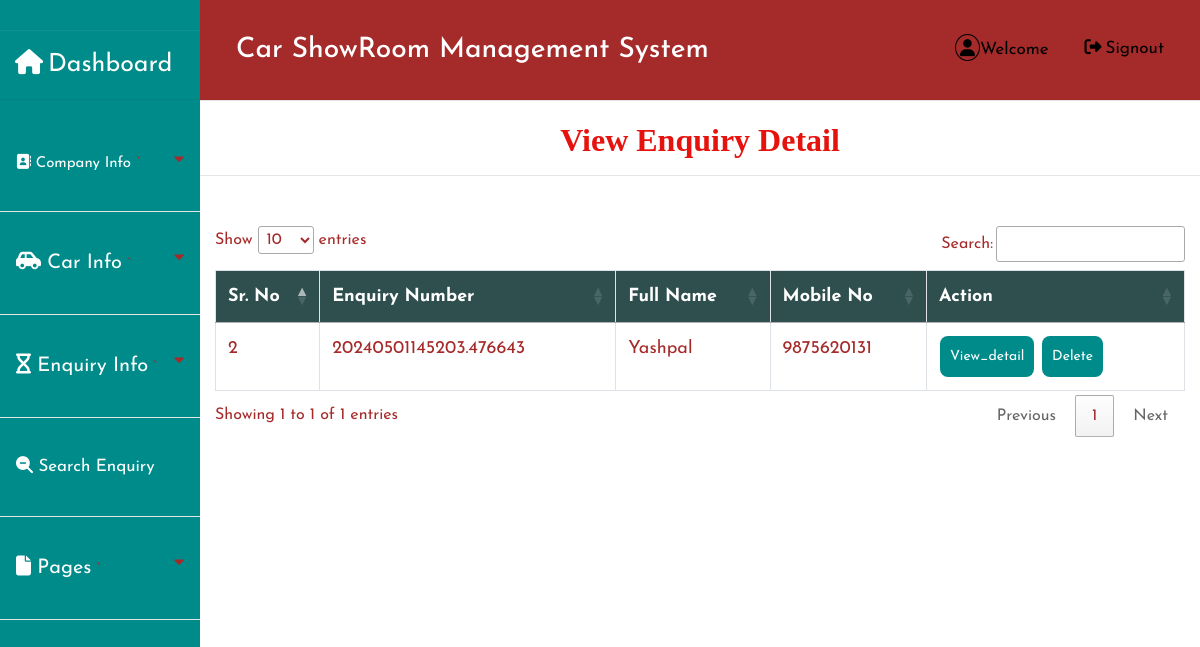
Page /view_enquery/ on the committed database.
### car/models.py (models this page shows, shortened)
class Customer(models.Model):
    Name=models.ForeignKey(Add_Car,on_delete=models.CASCADE, null=True)
    user=models.ForeignKey(User,on_delete=models.CASCADE, null=True)
    msg=models.CharField(max_length=100,null=True)
    contact=models.CharField(max_length=100,null=True)
    enquery=models.CharField(max_length=100,null=True)
    enquery_date=models.CharField(max_length=100,null=True)
    status=models.CharField(max_length=100,null=True)
    remark=models.CharField(max_length=100,null=True)
    remark_date=models.CharField(max_length=100,null=True)

### car/views.py (the view)
# urls.py: path('view_enquery/',view_enquery,name='view_enquery'),
def view_enquery(request):
    data=Customer.objects.all()
    d={'data':data}
    return render(request,'view_enquery.html',d)

### car/templates/view_enquery.html (shortened to what this page needs)
{% extends 'admin_nav.html' %}
{% block body %}
<center><h2 style = "font-family : 'Monotype Corsiva' ; color : #E6120E ; font-weight : bold;margin-top:2%">View Enquiry Detail</h2></center><hr>
 <div class="container">
<table class="table table-bordered" id="myTable">
  <thead>
  <tr>
    <th>Sr. No</th>
    <th>Enquiry Number</th>
    <th>Full Name</th>
    <th>Mobile No</th>
    <th>Action</th>
  </tr>
  </thead>
   <tbody>
{% for i in data %}
{% ifequal i.status 'unseen' %}
  <tr>
      <td>{{forloop.counter}}</td>
    <td>{{i.enquery}}</td>
    <td>{{i.user.username}}</td>
    <td>{{i.contact}}</td>
            <td><a href="{% url 'enquery_detail' i.id %}"><button class="button button1">View_detail</button></a>
     <a href=""><button class="button button1" onclick="return confirm('Are you sure?')">Delete</button></a></td>
  </tr>
{% endifequal %}
   {% endfor %}
    </tbody>
</table>
 </div>
{% endblock %}

### car/static/style1.css (style rules this page uses)
* { margin: 0; padding: 0; box-sizing: border-box; list-style: none; text-decoration: none; font-family: 'Josefin Sans', sans-serif; }
body { background-color:darkcyan; }

### car/templates/admin_nav.html (style rules this page uses)
.button { background-color: darkcyan; border: none; color: white; padding: 10px; text-align: center; text-decoration: none; display: inline-block; font-size: 14px; margin: 1px 1px; cursor: pointer; }
.button1 { border-radius: 8px; }
* { box-sizing: border-box; }
#myTable { border-collapse: collapse; width: 100%; border: 1px solid #ddd; font-size: 18px; }
#myTable th { text-align: left; padding: 12px; background-color:DarkSlateGrey ; color: white; }
#myTable td { text-align: left; padding: 12px; background-color: white; }
#myTable tr { border-bottom: 1px solid #ddd; }
body { font-family: "Lato", sans-serif; }

### rows in the picture
Customer: enquery "20240501145203.476643", user.username "Yashpal", contact "9875620131"
